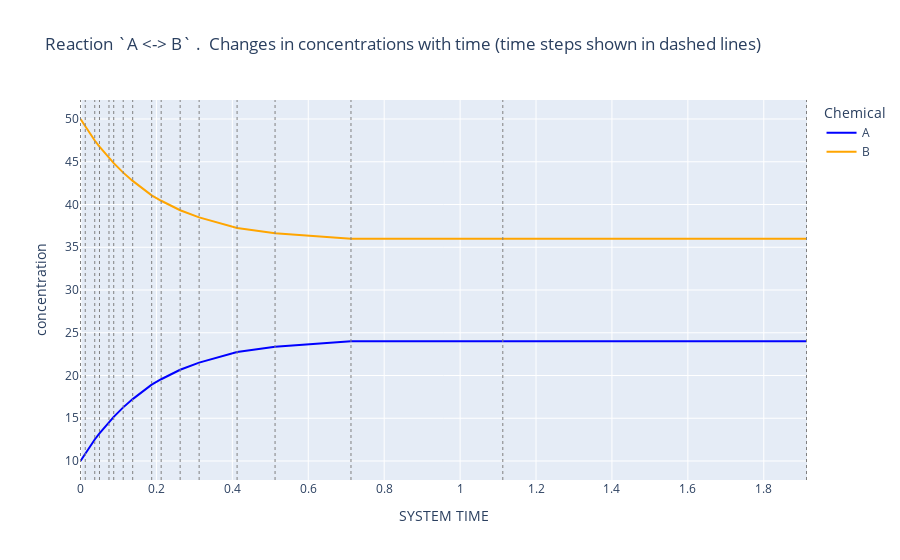

Notebook code for this chart:
### Markdown cell above
## Note how the left-hand side of this plot is much smoother than it was in experiment `react_1`, where no adaptive time steps were used!

### Code cell
dynamics.plot_curves(colors=['blue', 'orange'], show_intervals=True)

### Figure 1 — Plotly figure (JSON) as saved in the notebook; plotly's stock layout.template omitted (floating-point values rounded to 4 significant figures)
{"data": [{"hovertemplate": "Chemical=A<br>SYSTEM TIME=%{x}<br>concentration=%{y}<extra></extra>", "legendgroup": "A", "line": {"color": "blue", "dash": "solid"}, "marker": {"symbol": "circle"}, "mode": "lines", "name": "A", "orientation": "v", "showlegend": true, "type": "scatter", "x": [0, 0.0125, 0.0375, 0.05, 0.075, 0.0875, 0.1125, 0.1375, 0.1875, 0.2125, 0.2625, 0.3125, 0.4125, 0.5125, 0.7125, 1.112, 1.912], "xaxis": "x", "y": [10, 10.88, 12.52, 13.23, 14.58, 15.17, 16.27, 17.24, 18.93, 19.56, 20.67, 21.5, 22.75, 23.38, 24, 24, 24], "yaxis": "y"}, {"hovertemplate": "Chemical=B<br>SYSTEM TIME=%{x}<br>concentration=%{y}<extra></extra>", "legendgroup": "B", "line": {"color": "orange", "dash": "solid"}, "marker": {"symbol": "circle"}, "mode": "lines", "name": "B", "orientation": "v", "showlegend": true, "type": "scatter", "x": [0, 0.0125, 0.0375, 0.05, 0.075, 0.0875, 0.1125, 0.1375, 0.1875, 0.2125, 0.2625, 0.3125, 0.4125, 0.5125, 0.7125, 1.112, 1.912], "xaxis": "x", "y": [50, 49.12, 47.48, 46.77, 45.42, 44.83, 43.73, 42.76, 41.07, 40.44, 39.33, 38.5, 37.25, 36.62, 36, 36, 36], "yaxis": "y"}], "layout": {"autosize": true, "legend": {"title": {"text": "Chemical"}, "tracegroupgap": 0}, "shapes": [{"line": {"color": "gray", "dash": "dot", "width": 1}, "type": "line", "x0": 0, "x1": 0, "xref": "x", "y0": 0, "y1": 1, "yref": "y domain"}, {"line": {"color": "gray", "dash": "dot", "width": 1}, "type": "line", "x0": 0.0125, "x1": 0.0125, "xref": "x", "y0": 0, "y1": 1, "yref": "y domain"}, {"line": {"color": "gray", "dash": "dot", "width": 1}, "type": "line", "x0": 0.0375, "x1": 0.0375, "xref": "x", "y0": 0, "y1": 1, "yref": "y domain"}, {"line": {"color": "gray", "dash": "dot", "width": 1}, "type": "line", "x0": 0.05, "x1": 0.05, "xref": "x", "y0": 0, "y1": 1, "yref": "y domain"}, {"line": {"color": "gray", "dash": "dot", "width": 1}, "type": "line", "x0": 0.075, "x1": 0.075, "xref": "x", "y0": 0, "y1": 1, "yref": "y domain"}, {"line": {"color": "gray", "dash": "dot", "width": 1}, "type": "line", "x0": 0.0875, "x1": 0.0875, "xref": "x", "y0": 0, "y1": 1, "yref": "y domain"}, {"line": {"color": "gray", "dash": "dot", "width": 1}, "type": "line", "x0": 0.1125, "x1": 0.1125, "xref": "x", "y0": 0, "y1": 1, "yref": "y domain"}, {"line": {"color": "gray", "dash": "dot", "width": 1}, "type": "line", "x0": 0.1375, "x1": 0.1375, "xref": "x", "y0": 0, "y1": 1, "yref": "y domain"}, {"line": {"color": "gray", "dash": "dot", "width": 1}, "type": "line", "x0": 0.1875, "x1": 0.1875, "xref": "x", "y0": 0, "y1": 1, "yref": "y domain"}, {"line": {"color": "gray", "dash": "dot", "width": 1}, "type": "line", "x0": 0.2125, "x1": 0.2125, "xref": "x", "y0": 0, "y1": 1, "yref": "y domain"}, {"line": {"color": "gray", "dash": "dot", "width": 1}, "type": "line", "x0": 0.2625, "x1": 0.2625, "xref": "x", "y0": 0, "y1": 1, "yref": "y domain"}, {"line": {"color": "gray", "dash": "dot", "width": 1}, "type": "line", "x0": 0.3125, "x1": 0.3125, "xref": "x", "y0": 0, "y1": 1, "yref": "y domain"}, {"line": {"color": "gray", "dash": "dot", "width": 1}, "type": "line", "x0": 0.4125, "x1": 0.4125, "xref": "x", "y0": 0, "y1": 1, "yref": "y domain"}, {"line": {"color": "gray", "dash": "dot", "width": 1}, "type": "line", "x0": 0.5125, "x1": 0.5125, "xref": "x", "y0": 0, "y1": 1, "yref": "y domain"}, {"line": {"color": "gray", "dash": "dot", "width": 1}, "type": "line", "x0": 0.7125, "x1": 0.7125, "xref": "x", "y0": 0, "y1": 1, "yref": "y domain"}, {"line": {"color": "gray", "dash": "dot", "width": 1}, "type": "line", "x0": 1.112, "x1": 1.112, "xref": "x", "y0": 0, "y1": 1, "yref": "y domain"}, {"line": {"color": "gray", "dash": "dot", "width": 1}, "type": "line", "x0": 1.912, "x1": 1.912, "xref": "x", "y0": 0, "y1": 1, "yref": "y domain"}], "title": {"text": "Reaction `A <-> B` .  Changes in concentrations with time (time steps shown in dashed lines)"}, "xaxis": {"anchor": "y", "autorange": true, "domain": [0, 1], "range": [-0.001708, 1.914], "title": {"text": "SYSTEM TIME"}, "type": "linear"}, "yaxis": {"anchor": "x", "autorange": true, "domain": [0, 1], "range": [7.778, 52.22], "title": {"text": "concentration"}, "type": "linear"}}}
